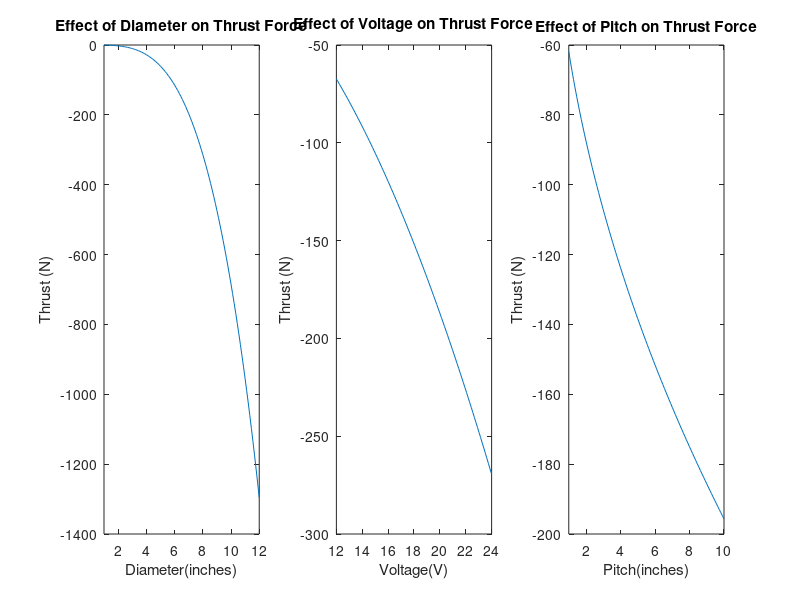
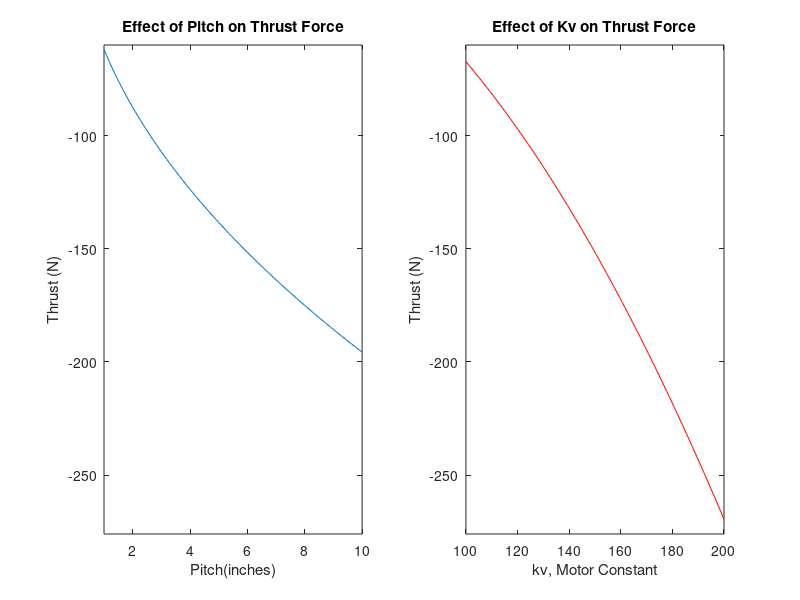

MATLAB code to generate these figures, in order:
clc
clear all
close all
tic

%%%--------Variables

% d = diameter (inches)
% p = pitch (inches)
% v = voltage (volts)

%---Average, upper & lower bounds for variables

d = 6.5;
v = 18;
p = 6;

d_lower = 1;
d_upper = 12;
v_lower = 12;
v_upper = 24;
p_lower = 1;
p_upper = 10; 

%%%--------Parameters

% Rho = Density of freshwater (kg/m^3)
% k = Motor velocity constant
% v = voltage (volts), solved using monotonicity

k = 150;
Rho = 1000;

%---upper & lower bounds  for calculated/assumed parameter

k_lower = 100;
k_upper = 200;

%% Parametric analysis of variables in objective function

figure

subplot(1,3,1, 'align')

%Diameter plot

d_values = linspace(d_lower,d_upper, 100);
T = -(3.859*(10^-12))*pi*Rho.*(k.*v)^2.*(d_values).^3.5.*(p).^0.5;
plot(d_values,T)
xlim([d_lower d_upper])
title('Effect of Diameter on Thrust Force')
xlabel('Diameter(inches)')
ylabel('Thrust (N)')
set(gca,'Color','w')

subplot(1,3,2, 'align')

%Voltage plot

v_values = linspace(v_lower,v_upper, 100);
T2 = -(3.859*(10^-12))*pi*Rho.*(k.*v_values).^2*(d).^3.5.*(p).^0.5;
plot(v_values, T2)
xlim([v_lower v_upper])
title('Effect of Voltage on Thrust Force')
xlabel('Voltage(V)')
ylabel('Thrust (N)')
set(gca,'Color','w')

subplot(1,3,3, 'align')

%Pitch plot

p_values = linspace(p_lower,p_upper, 100);
T3 = -(3.859*(10^-12))*pi*Rho.*(k.*v).^2*(d).^3.5.*(p_values).^0.5;
plot(p_values,T3)
xlim([p_lower p_upper])
title('Effect of Pitch on Thrust Force')
xlabel('Pitch(inches)')
ylabel('Thrust (N)')
set(gca,'Color','w')



%% Sub plot for comparing Kv and Pitch 


figure 

subplot(1,2,1, 'align')

%Pitch plot

p_values = linspace(p_lower,p_upper, 100);
T3 = -(3.859*(10^-12))*pi*Rho.*(k.*v).^2*(d).^3.5.*(p_values).^0.5;
plot(p_values,T3)
xlim([p_lower p_upper])
ylim([-276 -60])
title('Effect of Pitch on Thrust Force')
xlabel('Pitch(inches)')
ylabel('Thrust (N)')
set(gca,'Color','w')

subplot(1,2,2, 'align')

%kv plot

k_values = linspace(k_lower,k_upper, 100);
T4 = -(3.859*(10^-12))*pi*Rho.*(k_values.*v).^2*(d).^3.5.*(p).^0.5;
plot(k_values,T4, 'r')
xlim([k_lower k_upper])
ylim([-276 -60])
title('Effect of Kv on Thrust Force')
xlabel('kv, Motor Constant')
ylabel('Thrust (N)')
set(gca,'Color','w')

